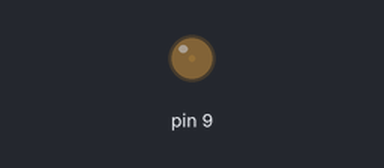
The sketch below on a simulated Arduino Uno, built with avr-gcc and run on an emulated ATmega328P. Parts: output pins drawn as LEDs (lit = HIGH). What the sketch prints to the serial monitor is not drawn.

Above: at 0.05 s.
At 1.2 s:
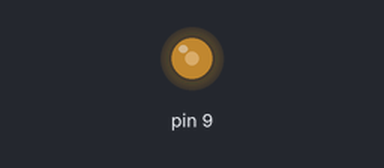
At 2.35 s:
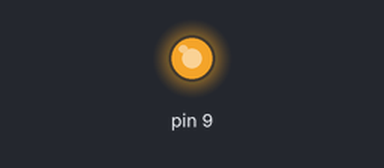
At 4.65 s:
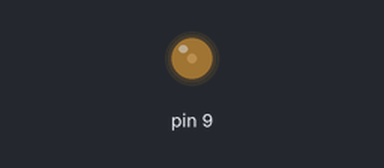
Timing chart, 0 to 6.7 s (numbered marks = the images above):
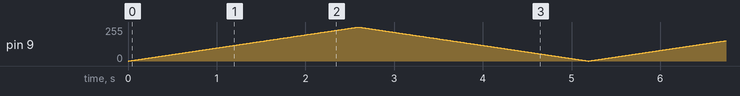

The sketch:

ifFade.ino
```cpp
int lightValue = 0;
int delta = 1;

void setup() {
  Serial.begin(9600);
  pinMode(9, OUTPUT);


}

void loop() {
  analogWrite(9, lightValue);
  Serial.println(lightValue);
  delay(10);
  lightValue = lightValue + delta;
  if (lightValue <= 0 || lightValue >= 255) {
    delta = -delta;
  }
}
```
